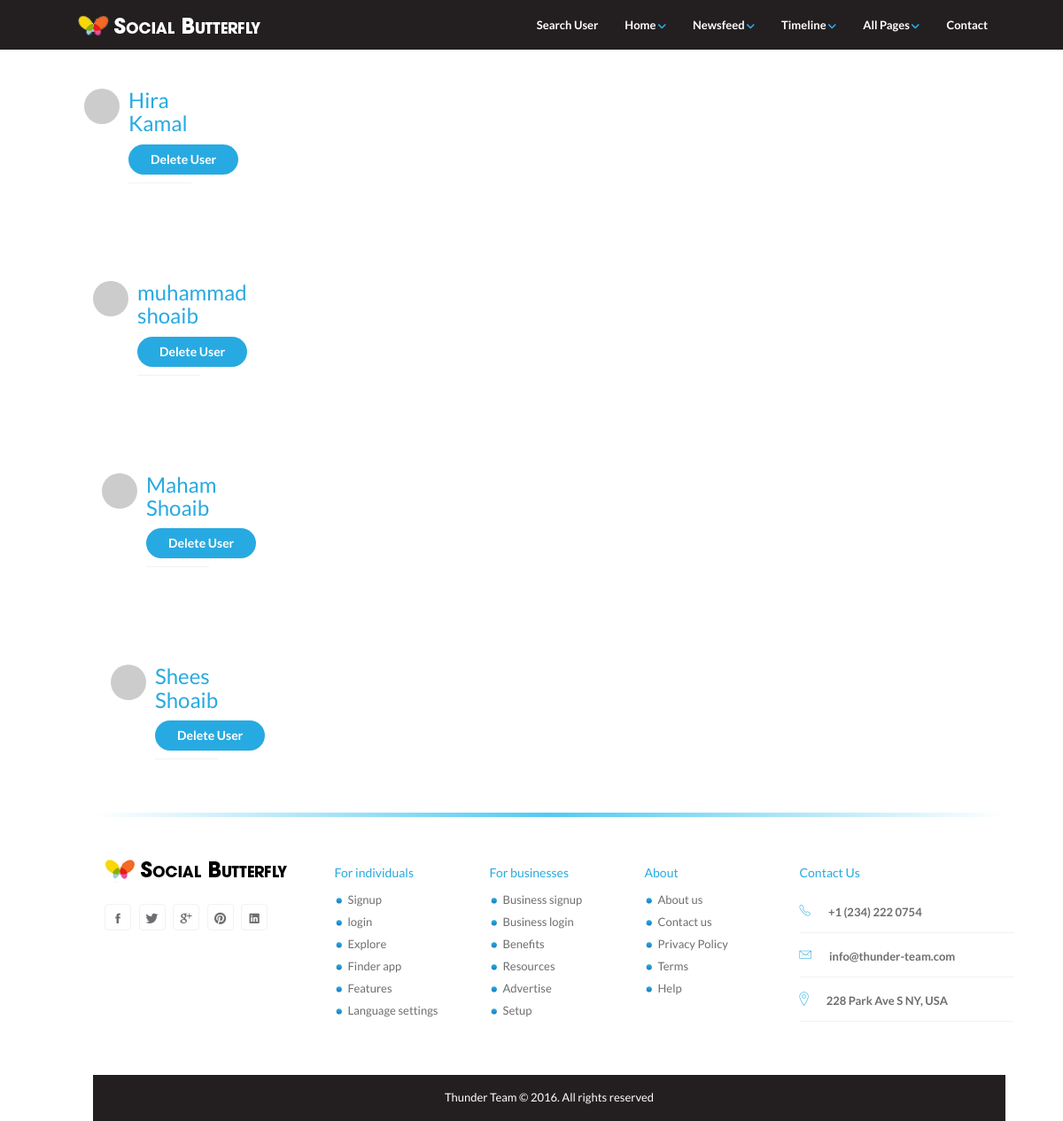
/AdminSearch.php (signed in), run on an earlier commit of the app's database.
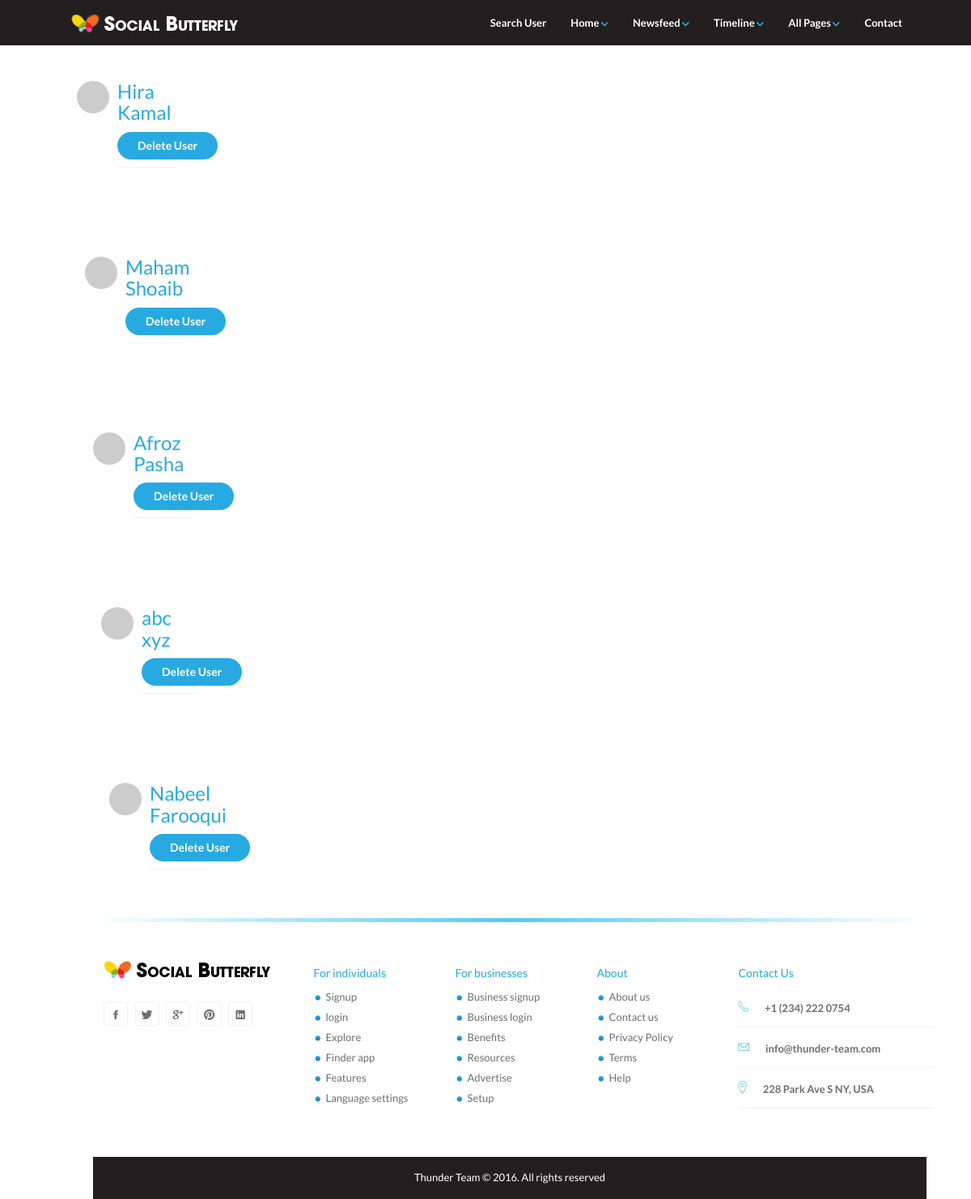
And on a later commit of the database.
### tables this page shows
CREATE TABLE IF NOT EXISTS `users` (
`id` int(10) NOT NULL,
  `fname` varchar(50) NOT NULL,
  `lname` varchar(50) NOT NULL,
  `email` varchar(50) NOT NULL,
  `pass` varchar(20) NOT NULL,
  `dob` text NOT NULL,
  `city` varchar(20) NOT NULL,
  `country` varchar(20) NOT NULL,
  `gender` char(1) NOT NULL,
  `image` text NOT NULL,
  `info` longtext NOT NULL,
  `timestamp` timestamp NOT NULL DEFAULT CURRENT_TIMESTAMP
);

### AdminSearch.php (the view, shortened to what this page needs)
<?php
include 'header.php';
include 'scripts/DbConnect.php';
if(!isset($_SESSION['kuchBhi']))
{
    echo "<script>alert('Login Required !');location.href = 'index-register.php'</script>";
}
else{
$gett = "SELECT * FROM users";
$query = mysqli_query($con, $gett) or die('error');
while ($row = mysqli_fetch_array($query, MYSQLI_ASSOC)) {
$username = $row['fname'] . " " . $row['lname'];
$userId = $row['id'];
?>
<div class="container">
    <div class="timeline">
        <div id="page-contents">
            <div class="row">
                <div class="col-md-3">
                    <div class="col-md-7">
                        <div class="follow-user">
                            <img src="http://placehold.it/300x300" alt="" class="profile-photo-sm pull-left"/>
                            <div>
                                <h3><?php echo "$username"; ?>
                                </h3>
                                <form class="delete" action="DeleteUser.php?uid=<?php echo $userId; ?>" method="post">
                                    <input <button type="submit" name="deletebtn" class="btn btn-primary" value="Delete User"></button>
                                </form>
                            </div>
                        </div>
                    </div>
                </div>
            </div>
        </div>
    </div>
    <?php
    }
    }
    ?>
</div>
<?php
include 'footer.php';
?>

### header.php (shortened to what this page needs)
<!DOCTYPE html>
<html lang="en">
<head>
    <link rel="stylesheet" href="css/bootstrap.min.css" />
    <link rel="stylesheet" href="css/style.css" />
    <link rel="stylesheet" href="css/ionicons.min.css" />
    <link rel="stylesheet" href="css/font-awesome.min.css" />
    <link href="css/emoji.css" rel="stylesheet">
</head>
<body>
<header id="header">
    <nav class="navbar navbar-default navbar-fixed-top menu">
        <div class="container">
            <div class="navbar-header">
                <a class="navbar-brand" href="index-register.php"><img src="images/logo.png" alt="logo" /></a>
            </div>
            <div class="collapse navbar-collapse" id="bs-example-navbar-collapse-1">
                <ul class="nav navbar-nav navbar-right main-menu">
                    <li class="dropdown"><a href="Search.php" class="button">Search User</a></li>
                    <li class="dropdown">
                        <a href="#" class="dropdown-toggle" data-toggle="dropdown" role="button" aria-haspopup="true" aria-expanded="false">Home <span><img src="images/down-arrow.png" alt="" /></span></a>
                    </li>
                    <li class="dropdown">
                        <a href="#" class="dropdown-toggle" data-toggle="dropdown" role="button" aria-haspopup="true" aria-expanded="false">Newsfeed <span><img src="images/down-arrow.png" alt="" /></span></a>
                    </li>
                    <li class="dropdown">
                        <a href="#" class="dropdown-toggle" data-toggle="dropdown" role="button" aria-haspopup="true" aria-expanded="false">Timeline <span><img src="images/down-arrow.png" alt="" /></span></a>
                    </li>
                    <li class="dropdown">
                        <a href="#" class="dropdown-toggle pages" data-toggle="dropdown" role="button" aria-haspopup="true" aria-expanded="false">All Pages <span><img src="images/down-arrow.png" alt="" /></span></a>
                    </li>
                    <li class="dropdown"><a href="contact.php">Contact</a></li>
                </ul>
            </div>
        </div>
    </nav>
</header>

### footer.php (shortened to what this page needs)
<footer id="footer">
    <div class="container">
        <div class="row">
            <div class="footer-wrapper">
                <div class="col-md-3 col-sm-3">
                    <a href=""><img src="images/logo-black.png" alt="" class="footer-logo" /></a>
                    <ul class="list-inline social-icons">
                        <li><a href="#"><i class="icon ion-social-facebook"></i></a></li>
                        <li><a href="#"><i class="icon ion-social-twitter"></i></a></li>
                        <li><a href="#"><i class="icon ion-social-googleplus"></i></a></li>
                        <li><a href="#"><i class="icon ion-social-pinterest"></i></a></li>
                        <li><a href="#"><i class="icon ion-social-linkedin"></i></a></li>
                    </ul>
                </div>
                <div class="col-md-2 col-sm-2">
                    <h5>For individuals</h5>
                    <ul class="footer-links">
                        <li><a href="">Signup</a></li>
                        <li><a href="">login</a></li>
                        <li><a href="">Explore</a></li>
                        <li><a href="">Finder app</a></li>
                        <li><a href="">Features</a></li>
                        <li><a href="">Language settings</a></li>
                    </ul>
                </div>
                <div class="col-md-2 col-sm-2">
                    <h5>For businesses</h5>
                    <ul class="footer-links">
                        <li><a href="">Business signup</a></li>
                        <li><a href="">Business login</a></li>
                        <li><a href="">Benefits</a></li>
                        <li><a href="">Resources</a></li>
                        <li><a href="">Advertise</a></li>
                        <li><a href="">Setup</a></li>
                    </ul>
                </div>
                <div class="col-md-2 col-sm-2">
                    <h5>About</h5>
                    <ul class="footer-links">
                        <li><a href="">About us</a></li>
                        <li><a href="">Contact us</a></li>
                        <li><a href="">Privacy Policy</a></li>
                        <li><a href="">Terms</a></li>
                        <li><a href="">Help</a></li>
                    </ul>
                </div>
                <div class="col-md-3 col-sm-3">
                    <h5>Contact Us</h5>
                    <ul class="contact">
                        <li><i class="icon ion-ios-telephone-outline"></i>+1 (234) 222 0754</li>
                        <li><i class="icon ion-ios-email-outline"></i>info@thunder-team.com</li>
                        <li><i class="icon ion-ios-location-outline"></i>228 Park Ave S NY, USA</li>
                    </ul>
                </div>
            </div>
        </div>
    </div>
    <div class="copyright">
        <p>Thunder Team © 2016. All rights reserved</p>
    </div>
</footer>
</body>
</html>

### css/style.css (style rules this page uses)
html, body { height: 100%; width: 100%; }
body { font-family: 'Lato', sans-serif; line-height: 26px; color: #6d6e71; font-size: 13px; }
h1, h2, h3, h4, h5, h6 { color: #27aae1; }
a { color: #27aae1; }
a, a:active, a:focus { outline: none; }
.container { max-width: 1050px; }
#page-contents { padding: 30px 0 50px; }
.btn-primary { background: #27aae1; padding: 7px 25px; border: none; font-size: 14px; border-radius: 4px; color: #fff; position: relative; font-weight: 600; outline: none; border-radius: 30px; }
img.profile-photo-sm { height: 40px; width: 40px; border-radius: 50%; }
ul { padding-left: 15px; }
ul li { list-style-image: url("../images/bullet.png"); }
#header { min-height: 50px; }
.menu { background: #231F20; border: none; border-radius: 0; margin-bottom: 0; }
.menu ul.main-menu li a { line-height: 26px; }
.menu ul.main-menu li.dropdown a { color: #fff; font-size: 13px; font-weight: 600; }
.navbar-default .navbar-collapse, .navbar-default .navbar-form { border: 0; }
.follow-user { margin-bottom: 20px; }
.follow-user div { margin-left: 50px; position: relative; }
.follow-user div::after { content: ""; background: none; border-top: 1px solid #f1f2f2; position: absolute; width: 100%; left: 0; bottom: -10px; }
#footer { background: #fff; position: relative; }
#footer::before { content: ""; background: linear-gradient(to right, #ffffff 0%,#53cbf1 50%,#ffffff 100%); height: 5px; width: 100%; position: absolute; }
.footer-wrapper { padding: 50px 0; float: left; width: 100%; }
img.footer-logo { margin-bottom: 20px; }
ul.social-icons { margin: 0; }
ul.social-icons li { background: transparent; width: 30px; height: 30px; border: 1px solid #f1f2f2; border-radius: 4px; margin: 3px; text-align: center; }
ul.social-icons li a { color: #6d6e71; font-size: 15px; line-height: 30px; }
ul.footer-links li { line-height: 25px; }
ul.footer-links li a { color: #6d6e71; }
ul.contact { margin: 0; padding: 0; }
ul.contact li { list-style: none; padding: 15px 0; border-bottom: 1px solid #f1f2f2; font-size: 13px; font-weight: 600; line-height: 15px; }
ul.contact li i { font-size: 18px; margin-right: 20px; color: #27AAE1; }
.copyright { background: #231F20; text-align: center; color: #fff; padding: 12px 0 4px; }

What changed in the data, as far as the page shows it:
removed users: username "muhammad shoaib"
removed users: username "Shees Shoaib"
added users: username "Afroz Pasha"
added users: username "abc xyz"
added users: username "Nabeel Farooqui"
